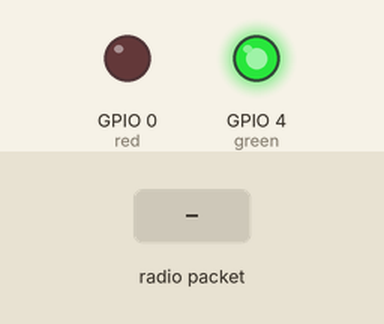
A sketch run on a simulated ESP32. On the bench: output pins drawn as LEDs (lit = HIGH). The inputs (shaded band) are chosen by the test bench. WiFi joins after 1.5 s; servers stay silent unless stated; uploads are accepted with an empty reply; no radio packets arrive unless stated; what the sketch prints to the serial monitor is not drawn.

Above: at 3.0 s.
3.1 s: radio packet "1" arrives
At 4.7 s:
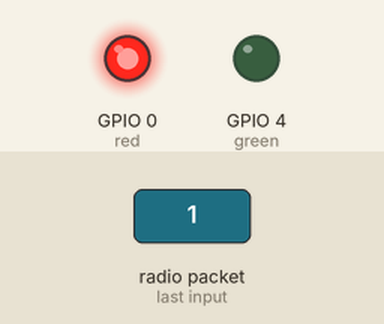
6.1 s: radio packet "0" arrives
At 8.27 s:
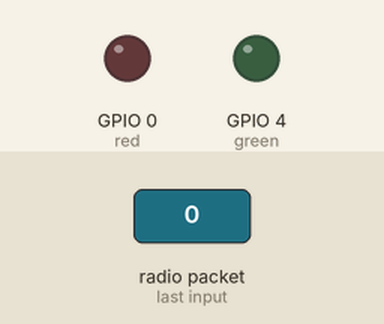
9.1 s: radio packet "2" arrives
At 12.7 s:
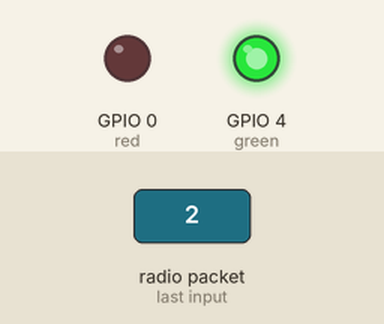
Timing chart, 0 to 14.2 s (numbered marks = the images above; inputs shaded):
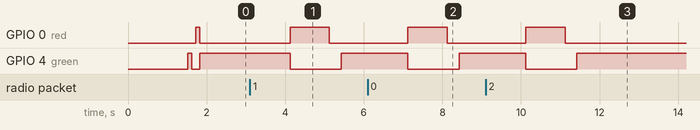

The sketch:

recieve.ino
```cpp
#include <LoRa.h>
#include <SPI.h>
#include <WiFi.h>
#include <HTTPClient.h>

#define ss 5
#define rst 14
#define dio0 2

// leds
#define red 0
#define green 4

// Shared variables
volatile int found = 0;  // Use volatile for shared variables between ISR and main code
String LData = "";

// WiFi credentials
const char* ssid = "YourWiFiSSID";
const char* password = "YourWiFiPassword";

// HTTP Server details
const char* serverAddress = "http://yourserver.com/endpoint";

// Task handle
TaskHandle_t Task1;

void setup() {
  Serial.begin(115200);

  pinMode(red, OUTPUT);
  pinMode(green, OUTPUT);

  while (!Serial)
    ;
  Serial.println("LoRa Receiver");

  // Connect to WiFi
  WiFi.begin(ssid, password);
  Serial.print("Connecting to WiFi");
  while (WiFi.status() != WL_CONNECTED) {
    delay(500);
    Serial.print(".");
  }
  Serial.println("WiFi connected");

  LoRa.setPins(ss, rst, dio0);  // Setup LoRa transceiver module

  while (!LoRa.begin(433E6)) {  // 433E6 - Asia, 866E6 - Europe, 915E6 - North America
    Serial.println(".");
    delay(500);
  }

  LoRa.setSyncWord(0xA5);
  Serial.println("LoRa Initializing OK!");
  digitalWrite(green, HIGH);
  delay(100);
  digitalWrite(green, LOW);
  delay(100);
  digitalWrite(red, HIGH);
  delay(100);
  digitalWrite(red, LOW);

  // Initialize your task (2nd loop)
  xTaskCreatePinnedToCore(
    loop2,          // name of the task function
    "buttonCheck",  // name of the task
    10000,          // memory assigned for the task
    NULL,           // parameter to pass if any
    1,              // priority of task, lower priority than main loop
    &Task1,         // Reference name of taskHandle variable
    0);             // choose core (0 or 1)
}

void loop() {
  int packetSize = LoRa.parsePacket();  // Try to parse packet
  if (packetSize) {
    Serial.print("Received packet '");
    while (LoRa.available()) {  // Read packet
      String LoRaData = LoRa.readString();
      found = 1;
      Serial.print(LoRaData + "\n");
      LData = "data=" + String(LoRaData);
    }
    Serial.print("' with RSSI ");  // Print RSSI of packet
    Serial.println(LoRa.packetRssi());
  }
}

void loop2(void* parameter) {
  while (1) {
    if (found == 1) {
      digitalWrite(green, LOW);
      digitalWrite(red, HIGH);
      delay(1000);
      digitalWrite(red, LOW);

      // Perform HTTP request to send LData
      HTTPClient http;
      http.begin(serverAddress);                                            // Specify the server address
      http.addHeader("Content-Type", "application/x-www-form-urlencoded");  // Specify content type
      int httpResponseCode = http.POST(LData);                              // Send LData in the request

      // Check for errors
      if (httpResponseCode > 0) {
        Serial.print("HTTP Response code: ");
        Serial.println(httpResponseCode);
        String response = http.getString();
        Serial.println(response);
      } else {
        Serial.print("Error during HTTP request: ");
        Serial.println(httpResponseCode);
      }

      http.end();  // Close connection

      found = 0;  // Reset found flag after processing
    } else {
      digitalWrite(green, HIGH);
    }
    vTaskDelay(100);  // Delay to avoid excessive task execution
  }
}
```

Measured:
- after the input at 3.1 s, GPIO 0 (red): LOW → HIGH after 1.0 s, → LOW 1.0 s later; GPIO 4 (green): HIGH → LOW after 1.0 s, → HIGH 1.3 s later
- after the input at 6.1 s, GPIO 0 (red): LOW → HIGH after 1.0 s, → LOW 1.0 s later; GPIO 4 (green): HIGH → LOW after 1.0 s, → HIGH 1.3 s later
- after the input at 9.1 s, GPIO 0 (red): LOW → HIGH after 1.0 s, → LOW 1.0 s later; GPIO 4 (green): HIGH → LOW after 1.0 s, → HIGH 1.3 s later
